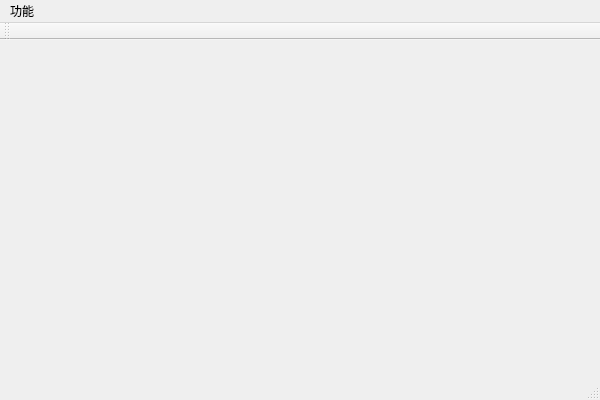
<?xml version="1.0" encoding="UTF-8"?>
<ui version="4.0">
 <class>OSG3DClass</class>
 <widget class="QMainWindow" name="OSG3DClass">
  <property name="geometry">
   <rect>
    <x>0</x>
    <y>0</y>
    <width>600</width>
    <height>400</height>
   </rect>
  </property>
  <property name="windowTitle">
   <string>OSG3D</string>
  </property>
  <widget class="QWidget" name="centralWidget"/>
  <widget class="QMenuBar" name="menuBar">
   <property name="geometry">
    <rect>
     <x>0</x>
     <y>0</y>
     <width>600</width>
     <height>23</height>
    </rect>
   </property>
   <widget class="QMenu" name="menu">
    <property name="title">
     <string>功能</string>
    </property>
    <addaction name="actionMotion"/>
   </widget>
   <addaction name="menu"/>
  </widget>
  <widget class="QToolBar" name="mainToolBar">
   <attribute name="toolBarArea">
    <enum>TopToolBarArea</enum>
   </attribute>
   <attribute name="toolBarBreak">
    <bool>false</bool>
   </attribute>
  </widget>
  <widget class="QStatusBar" name="statusBar"/>
  <action name="actionLine">
   <property name="checkable">
    <bool>true</bool>
   </property>
   <property name="text">
    <string>线</string>
   </property>
  </action>
  <action name="actionPolygon">
   <property name="checkable">
    <bool>true</bool>
   </property>
   <property name="text">
    <string>多边形</string>
   </property>
  </action>
  <action name="actionCircle">
   <property name="checkable">
    <bool>true</bool>
   </property>
   <property name="text">
    <string>圆</string>
   </property>
  </action>
  <action name="actionHeight">
   <property name="checkable">
    <bool>true</bool>
   </property>
   <property name="text">
    <string>高度测量</string>
   </property>
  </action>
  <action name="actionDistance">
   <property name="checkable">
    <bool>true</bool>
   </property>
   <property name="text">
    <string>长度测量</string>
   </property>
  </action>
  <action name="actionArea">
   <property name="checkable">
    <bool>true</bool>
   </property>
   <property name="text">
    <string>面积测量</string>
   </property>
  </action>
  <action name="actionWater">
   <property name="checkable">
    <bool>true</bool>
   </property>
   <property name="text">
    <string>水淹分析</string>
   </property>
  </action>
  <action name="actionLineAns">
   <property name="checkable">
    <bool>true</bool>
   </property>
   <property name="text">
    <string>两点通视</string>
   </property>
  </action>
  <action name="actionAreaAns">
   <property name="checkable">
    <bool>true</bool>
   </property>
   <property name="text">
    <string>区域通视</string>
   </property>
  </action>
  <action name="actionAvatar">
   <property name="checkable">
    <bool>true</bool>
   </property>
   <property name="text">
    <string>控制</string>
   </property>
  </action>
  <action name="actionOverlay">
   <property name="checkable">
    <bool>true</bool>
   </property>
   <property name="text">
    <string>Overlay</string>
   </property>
  </action>
  <action name="actionGride">
   <property name="checkable">
    <bool>true</bool>
   </property>
   <property name="text">
    <string>网格</string>
   </property>
  </action>
  <action name="actionMap">
   <property name="checkable">
    <bool>true</bool>
   </property>
   <property name="text">
    <string>小地图</string>
   </property>
  </action>
  <action name="actionMotion">
   <property name="checkable">
    <bool>true</bool>
   </property>
   <property name="text">
    <string>Motion</string>
   </property>
  </action>
 </widget>
 <layoutdefault spacing="6" margin="11"/>
 <resources>
  <include location="osg3d.qrc"/>
 </resources>
 <connections/>
</ui>
